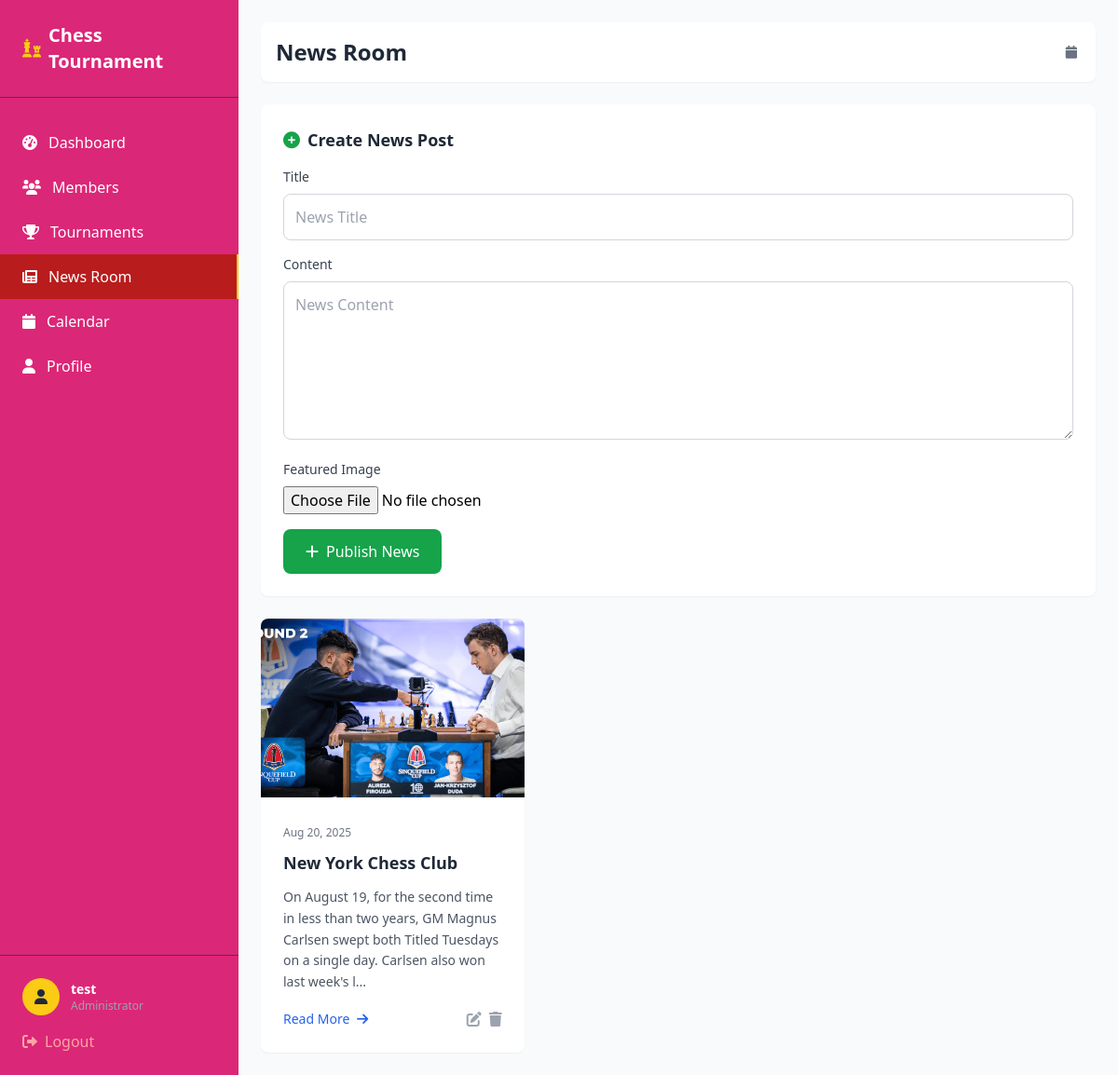
Page /tournament/news/ (signed in) on the committed database.
### tournament/models.py (models this page shows, shortened)
class News(models.Model):
    title = models.CharField(max_length=200)
    content = models.TextField()
    image = models.ImageField(upload_to='news/', blank=True, null=True)
    created_at = models.DateTimeField(auto_now_add=True)
    def get_snippet(self):
        return self.content[:150] + "..." if len(self.content) > 150 else self.content
    class Meta:
        ordering = ['-created_at']
        verbose_name_plural = "News"

### tournament/views.py (the view)
# urls.py: path('news/', views.news_room, name='news_room'),
@login_required
def news_room(request):
    if request.method == 'POST':
        form = NewsForm(request.POST, request.FILES)
        if form.is_valid():
            form.save()
            messages.success(request, 'News created successfully!')
            return redirect('news_room')
    else:
        form = NewsForm()
    news_list = News.objects.all()
    paginator = Paginator(news_list, 6)
    page_number = request.GET.get('page')
    news_list = paginator.get_page(page_number)
    context = {
        'news_list': news_list,
        'form': form,
    }
    return render(request, 'news.html', context)

### tournament/forms.py
class NewsForm(forms.ModelForm):
    class Meta:
        model = News
        fields = ['title', 'content', 'image']
        widgets = {
            'title': forms.TextInput(attrs={
                'class': 'w-full p-3 border border-gray-300 rounded-lg focus:ring-2 focus:ring-blue-500 focus:border-transparent',
                'placeholder': 'News Title'
            }),
            'content': forms.Textarea(attrs={
                'class': 'w-full p-3 border border-gray-300 rounded-lg focus:ring-2 focus:ring-blue-500 focus:border-transparent',
                'rows': 6,
                'placeholder': 'News Content'
            }),
        }

### tournament/templates/news.html (shortened to what this page needs)
{% extends 'base.html' %}
{% block title %}News Room{% endblock %}
{% block content %}
<div class="bg-white rounded-lg shadow-sm p-6 mb-6">
    <h3 class="text-lg font-semibold text-gray-800 mb-4 flex items-center">
        <i class="fas fa-plus-circle mr-2 text-green-600"></i>
        Create News Post
    </h3>
    <form method="post" enctype="multipart/form-data" class="space-y-4">
        <div>
            <label class="block text-sm font-medium text-gray-700 mb-2">Title</label>
            {{ form.title }}
        </div>
        <div>
            <label class="block text-sm font-medium text-gray-700 mb-2">Content</label>
            {{ form.content }}
        </div>
        <div>
            <label class="block text-sm font-medium text-gray-700 mb-2">Featured Image</label>
            {{ form.image }}
        </div>
        <button type="submit" class="px-6 py-3 bg-green-600 text-white rounded-lg hover:bg-green-700 transition duration-200">
            <i class="fas fa-plus mr-2"></i>Publish News
        </button>
    </form>
</div>
<div class="grid grid-cols-1 md:grid-cols-2 lg:grid-cols-3 gap-6">
    {% for news in news_list %}
    <div class="bg-white rounded-lg shadow-sm overflow-hidden card-hover">
        {% if news.image %}
        <div class="h-48 overflow-hidden">
            <img src="{{ news.image.url }}" alt="{{ news.title }}" class="w-full h-full object-cover">
        </div>
        {% else %}
        <div class="h-48 bg-gradient-to-br from-blue-500 to-purple-600 flex items-center justify-center">
            <i class="fas fa-newspaper text-white text-4xl"></i>
        </div>
        {% endif %}
        <div class="p-6">
            <div class="mb-2">
                <span class="text-xs text-gray-500">{{ news.created_at|date:"M d, Y" }}</span>
            </div>
            <h3 class="text-lg font-semibold text-gray-800 mb-3">{{ news.title }}</h3>
            <p class="text-gray-600 text-sm mb-4 leading-relaxed">{{ news.get_snippet }}</p>
            <div class="flex items-center justify-between">
                <button class="text-blue-600 hover:text-blue-800 font-medium text-sm">
                    Read More <i class="fas fa-arrow-right ml-1"></i>
                </button>
                <div class="flex items-center space-x-2">
                    <button class="text-gray-400 hover:text-blue-600">
                        <i class="fas fa-edit"></i>
                    </button>
                    <button class="text-gray-400 hover:text-red-600">
                        <i class="fas fa-trash"></i>
                    </button>
                </div>
            </div>
        </div>
    </div>
    {% empty %}
    <div class="col-span-full text-center py-12">
        <i class="fas fa-newspaper text-6xl text-gray-300 mb-4"></i>
        <h3 class="text-xl font-semibold text-gray-600 mb-2">No news yet</h3>
        <p class="text-gray-500">Create your first news post above to get started!</p>
    </div>
    {% endfor %}
</div>
{% endblock %}

### tournament/templates/base.html (shortened to what this page needs)
<!DOCTYPE html>
<html lang="en">
<head>
    <script src="https://cdn.tailwindcss.com"></script>
    <link rel="stylesheet" href="https://cdnjs.cloudflare.com/ajax/libs/font-awesome/6.0.0/css/all.min.css">
</head>
<body class="bg-gray-50">
    <div class="flex">
        <aside class="w-64 bg-pink-600 text-white min-h-screen fixed left-0 top-0">
            <div class="p-6 border-b border-slate-700">
                <h1 class="text-xl font-bold flex items-center">
                    <i class="fas fa-chess mr-2 text-yellow-400"></i>
                    Chess Tournament
                </h1>
            </div>
            <nav class="mt-6">
                <a href="{% url 'dashboard' %}" class="flex items-center px-6 py-3 hover:bg-red-600 transition duration-200 {% if request.resolver_match.url_name == 'dashboard' %}bg-red-600 border-r-2 border-yellow-400{% endif %}">
                    <i class="fas fa-tachometer-alt mr-3"></i>
                    Dashboard
                </a>
                <a href="{% url 'members' %}" class="flex items-center px-6 py-3 hover:bg-red-600 transition duration-200 {% if request.resolver_match.url_name == 'members' %}bg-red-600 border-r-2 border-yellow-400{% endif %}">
                    <i class="fas fa-users mr-3"></i>
                    Members
                </a>
                <a href="{% url 'tournament_list' %}" class="flex items-center px-6 py-3 hover:bg-red-600 transition duration-200 {% if 'tournament' in request.resolver_match.url_name %}bg-red-600 border-r-2 border-yellow-400{% endif %}">
                    <i class="fas fa-trophy mr-3"></i>
                    Tournaments
                </a>
                <a href="{% url 'news_room' %}" class="flex items-center px-6 py-3 hover:bg-red-600 transition duration-200 {% if request.resolver_match.url_name == 'news_room' %}bg-red-700 border-r-2 border-yellow-400{% endif %}">
                    <i class="fas fa-newspaper mr-3"></i>
                    News Room
                </a>
                <a href="{% url 'calendar' %}" class="flex items-center px-6 py-3 hover:bg-red-600 transition duration-200 {% if request.resolver_match.url_name == 'calendar' %}bg-red-600 border-r-2 border-yellow-400{% endif %}">
                    <i class="fas fa-calendar mr-3"></i>
                    Calendar
                </a>
                <a href="{% url 'profile' %}" class="flex items-center px-6 py-3 hover:bg-red-600 transition duration-200 {% if request.resolver_match.url_name == 'profile' %}bg-red-600 border-r-2 border-yellow-400{% endif %}">
                    <i class="fas fa-user mr-3"></i>
                    Profile
                </a>
            </nav>
            <div class="absolute bottom-0 w-64 p-6 border-t border-slate-700">
                <div class="flex items-center mb-4">
                    <div class="w-10 h-10 bg-yellow-400 rounded-full flex items-center justify-center">
                        <i class="fas fa-user text-slate-800"></i>
                    </div>
                    <div class="ml-3">
                        <p class="text-sm font-semibold">{{ user.username }}</p>
                        <p class="text-xs text-gray-400">Administrator</p>
                    </div>
                </div>
                <a href="{% url 'logout' %}"
                   class="flex items-center text-red-300 hover:text-red-100 transition duration-200">
                    <i class="fas fa-sign-out-alt mr-2"></i>
                    Logout
                </a>
            </div>
        </aside>
        <main class="flex-1 ml-64 p-6">
            <div class="bg-white rounded-lg shadow-sm p-4 mb-6">
                <div class="flex items-center justify-between">
                    <h2 class="text-2xl font-bold text-gray-800">
                        {% block title %}Dashboard{% endblock %}
                    </h2>
                    <div class="text-sm text-gray-500">
                        <i class="fas fa-calendar mr-1"></i>
                    </div>
                </div>
            </div>
            {% block content %}
            {% endblock %}
        </main>
    </div>
</body>
</html>

### tournament/templates/base.html (style rules this page uses)
.card-hover { transition: all 0.3s ease; }

### rows in the picture
News: image (picture), created_at "Aug 20, 2025", title "New York Chess Club", get_snippet "On August 19, for the second time in less than two years, GM Magnus Carlsen swept both Titled Tuesdays on a single day. Carlsen also won last week's l..."

### other values in the picture
{{ user.username }} "test"
